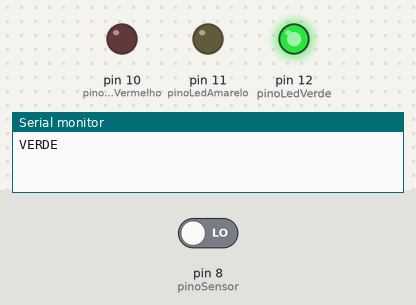
Bench run of a sketch on a simulated Arduino Leonardo, built with avr-gcc and run on an emulated ATmega32U4. Shown: output pins drawn as LEDs (lit = HIGH), the last lines printed to the serial monitor. The test bench sets the inputs (shaded band); at power-on: pin 8 (pinoSensor) LOW.

Above: at 1.2 s.
1.3 s: pin 8 (pinoSensor) driven HIGH
At 1.8 s:
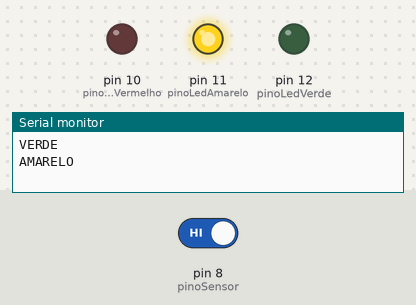
At 4.1 s:
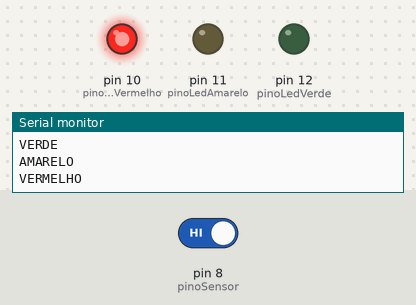
4.3 s: pin 8 (pinoSensor) driven LOW
At 5.3 s:
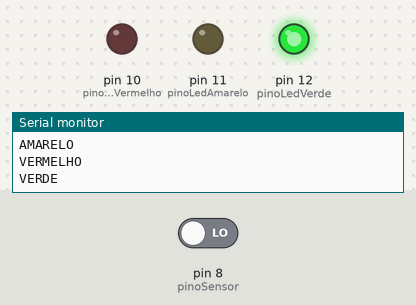
Timing chart, 0 to 7.3 s (numbered marks = the images above; inputs shaded):
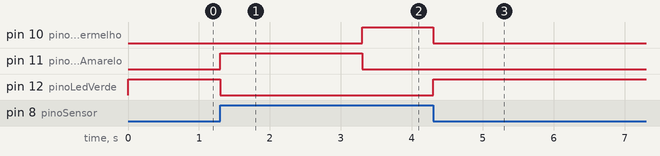

Measured:
- after the input at 1.3 s, pin 10 (pinoLedVermelho): LOW → HIGH after 2.0 s; pin 11 (pinoLedAmarelo): LOW → HIGH at once, → LOW 2.0 s later; pin 12 (pinoLedVerde): HIGH → LOW at once
- after the input at 4.3 s, pin 10 (pinoLedVermelho): HIGH → LOW at once; pin 12 (pinoLedVerde): LOW → HIGH at once

The sketch:

03-SemaforoUmaFase.ino
```cpp
/**
 * Grupo 5
 *
 * Eduardo Vencovsky        201710281
 * Erick Domingos Modenez   201710299
 * Leonardo Vencovsky       201710276
 * Lucas Alberto Nascimento 201710282
 */

/**
 *
 * Verde    :  LOW |  LOW | HIGH
 * Amarelo  :  LOW | HIGH |  LOW
 * Vermelho : HIGH |  LOW |  LOW
 * ------------------------------
 *                 |   *  |  **
 * *   delay
 * **  sem delay (obstaculo)
 */

// Pinos
const int pinoLedVerde = 12;
const int pinoLedAmarelo = 11;
const int pinoLedVermelho = 10;
const int pinoSensor = 8;

// Variaveis de configuracao
const int delayLedAmarelo = 2000; // 2 s

// Controladores
bool ligadoVermelho = true;
bool ligadoVerde = false;

void setup()
{
    Serial.begin(9600);

    pinMode(pinoLedVermelho, OUTPUT);
    pinMode(pinoLedAmarelo, OUTPUT);
    pinMode(pinoLedVerde, OUTPUT);
    pinMode(pinoSensor, INPUT);

    digitalWrite(pinoLedVermelho, HIGH);
}

void loop()
{
    /**
     *    1. Vermelho ligado enquanto sensor LOW
     *    2. Se sensor HIGH (objeto ativou o sensor)
     *        ? 2.1 Delay led amarelo
     *        2.2 Led troca para verde
     *    3. Se sensor LOW  (objeto deixou o sensor)
     *        3.1 Delay led amarelo
     *        3.2 Led troca para vermelho
     *    4. Loop 1.
     */

    int sensor = digitalRead(pinoSensor);

    sensor = sensor == HIGH ? LOW : HIGH;

    if (sensor == HIGH && ligadoVermelho)
    {
        digitalWrite(pinoLedVermelho, LOW);

        // pulsoAmarelo();

        digitalWrite(pinoLedVerde, HIGH);

        ligadoVermelho = false;
        ligadoVerde = true;

        Serial.write("VERDE\n");
    }
    else if (sensor == LOW && ligadoVerde)
    {
        digitalWrite(pinoLedVerde, LOW);

        pulsoAmarelo();

        digitalWrite(pinoLedVermelho, HIGH);

        ligadoVermelho = true;
        ligadoVerde = false;

        Serial.write("VERMELHO\n");
    }

    delay(100);
}

void pulsoAmarelo()
{
    digitalWrite(pinoLedAmarelo, HIGH);

    Serial.write("AMARELO\n");

    delay(delayLedAmarelo);

    digitalWrite(pinoLedAmarelo, LOW);
}
```
